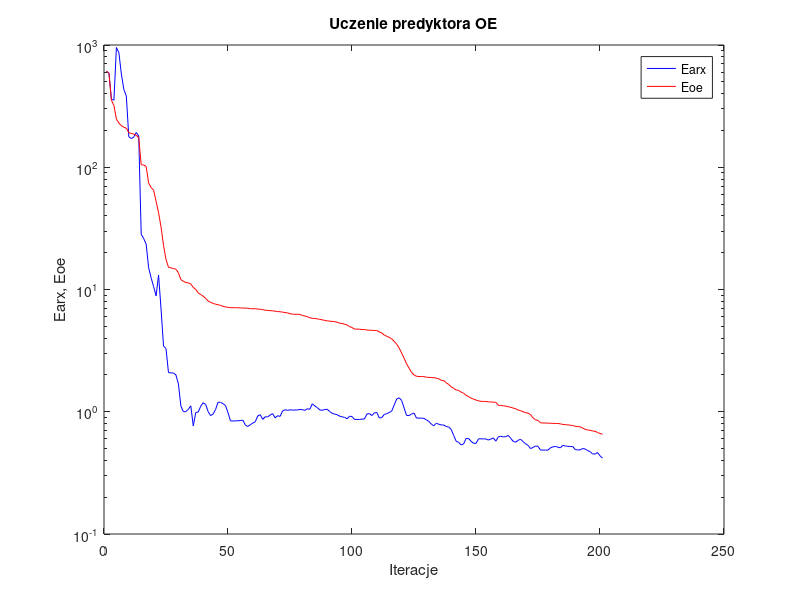
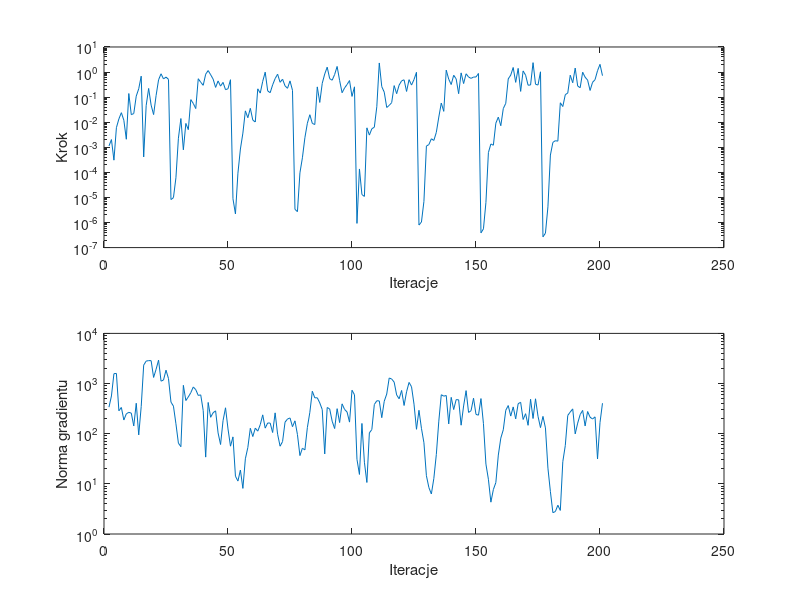

Source code (MATLAB) for these figures, in order:
%uczenie predyktora oe
clear all;
n=0; farx(n+1)=6.105054e+002; foe(n+1)=6.107995e+002; wspucz(n+1)=0.000000e+000; ng(n+1)=0.000000e+000;
%odnowa zmiennej metryki
n=1; farx(n+1)=5.878980e+002; foe(n+1)=5.863801e+002; krok(n+1)=1.126296e-003; ng(n+1)=3.377841e+002;
n=2; farx(n+1)=3.590455e+002; foe(n+1)=3.520922e+002; krok(n+1)=2.032662e-003; ng(n+1)=5.655827e+002;
n=3; farx(n+1)=3.541144e+002; foe(n+1)=3.200073e+002; krok(n+1)=3.067151e-004; ng(n+1)=1.572648e+003;
n=4; farx(n+1)=9.542206e+002; foe(n+1)=2.473857e+002; krok(n+1)=6.042575e-003; ng(n+1)=1.590232e+003;
n=5; farx(n+1)=8.652483e+002; foe(n+1)=2.298827e+002; krok(n+1)=1.352965e-002; ng(n+1)=2.863434e+002;
n=6; farx(n+1)=5.790506e+002; foe(n+1)=2.188816e+002; krok(n+1)=2.398987e-002; ng(n+1)=3.334691e+002;
n=7; farx(n+1)=4.333472e+002; foe(n+1)=2.123389e+002; krok(n+1)=1.199953e-002; ng(n+1)=1.874678e+002;
n=8; farx(n+1)=3.823862e+002; foe(n+1)=2.086949e+002; krok(n+1)=2.092139e-003; ng(n+1)=2.491007e+002;
n=9; farx(n+1)=1.776363e+002; foe(n+1)=1.917972e+002; krok(n+1)=1.392689e-001; ng(n+1)=2.667026e+002;
n=10; farx(n+1)=1.715314e+002; foe(n+1)=1.890543e+002; krok(n+1)=2.000182e-002; ng(n+1)=2.573374e+002;
n=11; farx(n+1)=1.768880e+002; foe(n+1)=1.868123e+002; krok(n+1)=2.219272e-002; ng(n+1)=1.425786e+002;
n=12; farx(n+1)=1.925952e+002; foe(n+1)=1.827248e+002; krok(n+1)=1.096649e-001; ng(n+1)=4.047151e+002;
n=13; farx(n+1)=1.803952e+002; foe(n+1)=1.744653e+002; krok(n+1)=2.153023e-001; ng(n+1)=9.465928e+001;
n=14; farx(n+1)=2.836013e+001; foe(n+1)=1.048872e+002; krok(n+1)=6.857223e-001; ng(n+1)=3.477914e+002;
n=15; farx(n+1)=2.608659e+001; foe(n+1)=1.043199e+002; krok(n+1)=4.129769e-004; ng(n+1)=2.329273e+003;
n=16; farx(n+1)=2.351734e+001; foe(n+1)=1.014441e+002; krok(n+1)=4.568872e-002; ng(n+1)=2.802579e+003;
n=17; farx(n+1)=1.505612e+001; foe(n+1)=7.413712e+001; krok(n+1)=2.223238e-001; ng(n+1)=2.866063e+003;
n=18; farx(n+1)=1.244952e+001; foe(n+1)=6.817113e+001; krok(n+1)=4.797973e-002; ng(n+1)=2.860148e+003;
n=19; farx(n+1)=1.058254e+001; foe(n+1)=6.497219e+001; krok(n+1)=2.015462e-002; ng(n+1)=1.323614e+003;
n=20; farx(n+1)=8.869135e+000; foe(n+1)=5.266950e+001; krok(n+1)=1.150658e-001; ng(n+1)=1.922560e+003;
n=21; farx(n+1)=1.312114e+001; foe(n+1)=4.249719e+001; krok(n+1)=4.907389e-001; ng(n+1)=2.931484e+003;
n=22; farx(n+1)=6.932695e+000; foe(n+1)=3.244179e+001; krok(n+1)=8.536620e-001; ng(n+1)=1.115419e+003;
n=23; farx(n+1)=3.446361e+000; foe(n+1)=2.298983e+001; krok(n+1)=5.312625e-001; ng(n+1)=1.176958e+003;
n=24; farx(n+1)=3.286623e+000; foe(n+1)=1.761799e+001; krok(n+1)=6.305900e-001; ng(n+1)=1.846794e+003;
n=25; farx(n+1)=2.092396e+000; foe(n+1)=1.519802e+001; krok(n+1)=5.123155e-001; ng(n+1)=1.259465e+003;
%odnowa zmiennej metryki
n=26; farx(n+1)=2.077137e+000; foe(n+1)=1.502502e+001; krok(n+1)=8.245016e-006; ng(n+1)=4.267257e+002;
n=27; farx(n+1)=2.077307e+000; foe(n+1)=1.484172e+001; krok(n+1)=9.808732e-006; ng(n+1)=3.542803e+002;
n=28; farx(n+1)=2.001565e+000; foe(n+1)=1.465243e+001; krok(n+1)=6.094597e-005; ng(n+1)=1.578895e+002;
n=29; farx(n+1)=1.691113e+000; foe(n+1)=1.370429e+001; krok(n+1)=2.293321e-003; ng(n+1)=6.484800e+001;
n=30; farx(n+1)=1.112340e+000; foe(n+1)=1.204222e+001; krok(n+1)=1.401574e-002; ng(n+1)=5.508406e+001;
n=31; farx(n+1)=1.000801e+000; foe(n+1)=1.167504e+001; krok(n+1)=7.941269e-004; ng(n+1)=9.219167e+002;
n=32; farx(n+1)=1.003782e+000; foe(n+1)=1.140699e+001; krok(n+1)=8.948186e-003; ng(n+1)=4.583859e+002;
n=33; farx(n+1)=1.046543e+000; foe(n+1)=1.132862e+001; krok(n+1)=5.062842e-003; ng(n+1)=5.420081e+002;
n=34; farx(n+1)=1.117989e+000; foe(n+1)=1.110028e+001; krok(n+1)=7.959957e-002; ng(n+1)=6.571323e+002;
n=35; farx(n+1)=7.648016e-001; foe(n+1)=1.041015e+001; krok(n+1)=5.606295e-002; ng(n+1)=8.553273e+002;
n=36; farx(n+1)=9.876338e-001; foe(n+1)=1.002480e+001; krok(n+1)=3.500452e-002; ng(n+1)=7.551224e+002;
n=37; farx(n+1)=9.950832e-001; foe(n+1)=9.360032e+000; krok(n+1)=5.422916e-001; ng(n+1)=5.793731e+002;
n=38; farx(n+1)=1.109685e+000; foe(n+1)=9.101043e+000; krok(n+1)=3.923690e-001; ng(n+1)=5.943712e+002;
n=39; farx(n+1)=1.185676e+000; foe(n+1)=8.805500e+000; krok(n+1)=2.965759e-001; ng(n+1)=2.901051e+002;
n=40; farx(n+1)=1.146628e+000; foe(n+1)=8.464103e+000; krok(n+1)=8.231292e-001; ng(n+1)=3.413158e+001;
n=41; farx(n+1)=1.001390e+000; foe(n+1)=8.037113e+000; krok(n+1)=1.147757e+000; ng(n+1)=4.197583e+002;
n=42; farx(n+1)=9.294008e-001; foe(n+1)=7.859142e+000; krok(n+1)=7.832156e-001; ng(n+1)=2.125049e+002;
n=43; farx(n+1)=9.586372e-001; foe(n+1)=7.692064e+000; krok(n+1)=5.235795e-001; ng(n+1)=2.619558e+002;
n=44; farx(n+1)=1.045422e+000; foe(n+1)=7.585904e+000; krok(n+1)=2.442288e-001; ng(n+1)=2.855506e+002;
n=45; farx(n+1)=1.199060e+000; foe(n+1)=7.491045e+000; krok(n+1)=4.423764e-001; ng(n+1)=1.037076e+002;
n=46; farx(n+1)=1.192859e+000; foe(n+1)=7.426156e+000; krok(n+1)=2.745822e-001; ng(n+1)=6.086137e+001;
n=47; farx(n+1)=1.163646e+000; foe(n+1)=7.274473e+000; krok(n+1)=3.874329e-001; ng(n+1)=1.822745e+002;
n=48; farx(n+1)=1.123998e+000; foe(n+1)=7.201529e+000; krok(n+1)=1.981558e-001; ng(n+1)=3.284168e+002;
n=49; farx(n+1)=9.837947e-001; foe(n+1)=7.150137e+000; krok(n+1)=2.161212e-001; ng(n+1)=1.244199e+002;
n=50; farx(n+1)=8.408946e-001; foe(n+1)=7.102332e+000; krok(n+1)=4.954511e-001; ng(n+1)=5.638485e+001;
%odnowa zmiennej metryki
n=51; farx(n+1)=8.409531e-001; foe(n+1)=7.095874e+000; krok(n+1)=8.879922e-006; ng(n+1)=8.640807e+001;
n=52; farx(n+1)=8.410550e-001; foe(n+1)=7.095784e+000; krok(n+1)=2.207467e-006; ng(n+1)=1.420391e+001;
n=53; farx(n+1)=8.437491e-001; foe(n+1)=7.094534e+000; krok(n+1)=9.290537e-005; ng(n+1)=1.136174e+001;
n=54; farx(n+1)=8.474031e-001; foe(n+1)=7.065777e+000; krok(n+1)=8.540993e-004; ng(n+1)=1.886383e+001;
n=55; farx(n+1)=8.530929e-001; foe(n+1)=7.052597e+000; krok(n+1)=3.671029e-003; ng(n+1)=8.121671e+000;
n=56; farx(n+1)=7.774958e-001; foe(n+1)=7.040966e+000; krok(n+1)=2.835564e-002; ng(n+1)=3.159736e+001;
n=57; farx(n+1)=7.580725e-001; foe(n+1)=7.029196e+000; krok(n+1)=1.511435e-002; ng(n+1)=5.312649e+001;
n=58; farx(n+1)=7.834893e-001; foe(n+1)=6.969192e+000; krok(n+1)=3.578637e-002; ng(n+1)=1.283330e+002;
n=59; farx(n+1)=8.086234e-001; foe(n+1)=6.965669e+000; krok(n+1)=1.214360e-002; ng(n+1)=8.775241e+001;
n=60; farx(n+1)=8.281698e-001; foe(n+1)=6.959749e+000; krok(n+1)=1.019133e-002; ng(n+1)=1.290554e+002;
n=61; farx(n+1)=9.253234e-001; foe(n+1)=6.919456e+000; krok(n+1)=2.143812e-001; ng(n+1)=1.124356e+002;
n=62; farx(n+1)=9.454179e-001; foe(n+1)=6.892896e+000; krok(n+1)=1.448088e-001; ng(n+1)=1.513875e+002;
n=63; farx(n+1)=8.661343e-001; foe(n+1)=6.846748e+000; krok(n+1)=4.275922e-001; ng(n+1)=2.375171e+002;
n=64; farx(n+1)=9.101948e-001; foe(n+1)=6.766945e+000; krok(n+1)=9.903562e-001; ng(n+1)=1.292325e+002;
n=65; farx(n+1)=9.070442e-001; foe(n+1)=6.744968e+000; krok(n+1)=1.775417e-001; ng(n+1)=1.634350e+002;
n=66; farx(n+1)=9.397437e-001; foe(n+1)=6.713100e+000; krok(n+1)=1.501755e-001; ng(n+1)=1.628635e+002;
n=67; farx(n+1)=9.649386e-001; foe(n+1)=6.695482e+000; krok(n+1)=3.091015e-001; ng(n+1)=1.055602e+002;
n=68; farx(n+1)=8.914022e-001; foe(n+1)=6.643125e+000; krok(n+1)=5.491644e-001; ng(n+1)=2.603455e+002;
n=69; farx(n+1)=9.282005e-001; foe(n+1)=6.600592e+000; krok(n+1)=8.209742e-001; ng(n+1)=9.764039e+001;
n=70; farx(n+1)=9.161708e-001; foe(n+1)=6.576010e+000; krok(n+1)=3.903951e-001; ng(n+1)=5.632703e+001;
n=71; farx(n+1)=1.014170e+000; foe(n+1)=6.532310e+000; krok(n+1)=5.203615e-001; ng(n+1)=6.968229e+001;
n=72; farx(n+1)=1.038774e+000; foe(n+1)=6.474722e+000; krok(n+1)=2.818076e-001; ng(n+1)=1.699373e+002;
n=73; farx(n+1)=1.026749e+000; foe(n+1)=6.438805e+000; krok(n+1)=2.250273e-001; ng(n+1)=1.963438e+002;
n=74; farx(n+1)=1.037637e+000; foe(n+1)=6.345499e+000; krok(n+1)=4.448216e-001; ng(n+1)=2.061944e+002;
n=75; farx(n+1)=1.031691e+000; foe(n+1)=6.282002e+000; krok(n+1)=1.871892e-001; ng(n+1)=1.380064e+002;
%odnowa zmiennej metryki
n=76; farx(n+1)=1.032673e+000; foe(n+1)=6.271309e+000; krok(n+1)=3.361876e-006; ng(n+1)=1.805071e+002;
n=77; farx(n+1)=1.034279e+000; foe(n+1)=6.268107e+000; krok(n+1)=2.712137e-006; ng(n+1)=9.602069e+001;
n=78; farx(n+1)=1.044604e+000; foe(n+1)=6.255710e+000; krok(n+1)=9.579321e-005; ng(n+1)=3.660254e+001;
n=79; farx(n+1)=1.039566e+000; foe(n+1)=6.121954e+000; krok(n+1)=3.812452e-004; ng(n+1)=5.130597e+001;
n=80; farx(n+1)=1.026180e+000; foe(n+1)=6.076810e+000; krok(n+1)=2.400181e-003; ng(n+1)=4.754111e+001;
n=81; farx(n+1)=1.058097e+000; foe(n+1)=5.985648e+000; krok(n+1)=9.096510e-003; ng(n+1)=1.324677e+002;
n=82; farx(n+1)=1.047687e+000; foe(n+1)=5.879719e+000; krok(n+1)=1.989989e-002; ng(n+1)=2.668893e+002;
n=83; farx(n+1)=1.161689e+000; foe(n+1)=5.805337e+000; krok(n+1)=8.966852e-003; ng(n+1)=7.025342e+002;
n=84; farx(n+1)=1.115100e+000; foe(n+1)=5.801630e+000; krok(n+1)=8.076021e-003; ng(n+1)=5.187590e+002;
n=85; farx(n+1)=1.082132e+000; foe(n+1)=5.748121e+000; krok(n+1)=2.563063e-001; ng(n+1)=5.199224e+002;
n=86; farx(n+1)=1.035536e+000; foe(n+1)=5.698360e+000; krok(n+1)=6.144187e-002; ng(n+1)=4.114373e+002;
n=87; farx(n+1)=1.026528e+000; foe(n+1)=5.649387e+000; krok(n+1)=3.556863e-001; ng(n+1)=3.030971e+002;
n=88; farx(n+1)=1.044875e+000; foe(n+1)=5.587334e+000; krok(n+1)=8.354052e-001; ng(n+1)=3.947155e+001;
n=89; farx(n+1)=1.046827e+000; foe(n+1)=5.539396e+000; krok(n+1)=1.569476e+000; ng(n+1)=3.331357e+002;
n=90; farx(n+1)=1.005791e+000; foe(n+1)=5.511821e+000; krok(n+1)=5.450576e-001; ng(n+1)=3.116500e+002;
n=91; farx(n+1)=9.704579e-001; foe(n+1)=5.484304e+000; krok(n+1)=4.726961e-001; ng(n+1)=1.774844e+002;
n=92; farx(n+1)=9.575653e-001; foe(n+1)=5.461799e+000; krok(n+1)=8.006244e-001; ng(n+1)=1.266714e+002;
n=93; farx(n+1)=9.461885e-001; foe(n+1)=5.394904e+000; krok(n+1)=1.675028e+000; ng(n+1)=3.154594e+002;
n=94; farx(n+1)=9.202700e-001; foe(n+1)=5.306243e+000; krok(n+1)=4.641165e-001; ng(n+1)=1.667252e+002;
n=95; farx(n+1)=9.080512e-001; foe(n+1)=5.274569e+000; krok(n+1)=1.500061e-001; ng(n+1)=3.936536e+002;
n=96; farx(n+1)=9.002210e-001; foe(n+1)=5.204526e+000; krok(n+1)=2.320583e-001; ng(n+1)=3.051130e+002;
n=97; farx(n+1)=8.755536e-001; foe(n+1)=5.130026e+000; krok(n+1)=3.183983e-001; ng(n+1)=2.715748e+002;
n=98; farx(n+1)=9.190497e-001; foe(n+1)=4.967625e+000; krok(n+1)=4.584092e-001; ng(n+1)=1.702523e+002;
n=99; farx(n+1)=9.142658e-001; foe(n+1)=4.890808e+000; krok(n+1)=1.068981e-001; ng(n+1)=7.348250e+002;
n=100; farx(n+1)=8.654820e-001; foe(n+1)=4.743009e+000; krok(n+1)=2.577175e-001; ng(n+1)=5.982400e+002;
%odnowa zmiennej metryki
n=101; farx(n+1)=8.655032e-001; foe(n+1)=4.742836e+000; krok(n+1)=9.226703e-007; ng(n+1)=3.079869e+001;
n=102; farx(n+1)=8.653690e-001; foe(n+1)=4.736601e+000; krok(n+1)=1.366331e-004; ng(n+1)=1.539623e+001;
n=103; farx(n+1)=8.701038e-001; foe(n+1)=4.703430e+000; krok(n+1)=1.302585e-005; ng(n+1)=1.601214e+002;
n=104; farx(n+1)=8.724048e-001; foe(n+1)=4.702548e+000; krok(n+1)=1.100843e-005; ng(n+1)=2.697378e+001;
n=105; farx(n+1)=9.587853e-001; foe(n+1)=4.656980e+000; krok(n+1)=5.967206e-003; ng(n+1)=1.065348e+001;
n=106; farx(n+1)=9.664539e-001; foe(n+1)=4.648894e+000; krok(n+1)=3.065383e-003; ng(n+1)=1.038261e+002;
n=107; farx(n+1)=9.311955e-001; foe(n+1)=4.630393e+000; krok(n+1)=5.485375e-003; ng(n+1)=1.208258e+002;
n=108; farx(n+1)=9.788019e-001; foe(n+1)=4.625872e+000; krok(n+1)=6.324208e-003; ng(n+1)=3.821618e+002;
n=109; farx(n+1)=9.872192e-001; foe(n+1)=4.615216e+000; krok(n+1)=4.134280e-002; ng(n+1)=4.534808e+002;
n=110; farx(n+1)=8.892647e-001; foe(n+1)=4.497032e+000; krok(n+1)=2.306654e+000; ng(n+1)=4.505803e+002;
n=111; farx(n+1)=8.968506e-001; foe(n+1)=4.410402e+000; krok(n+1)=2.624788e-001; ng(n+1)=2.086901e+002;
n=112; farx(n+1)=9.508314e-001; foe(n+1)=4.239152e+000; krok(n+1)=1.580303e-001; ng(n+1)=4.438194e+002;
n=113; farx(n+1)=9.642482e-001; foe(n+1)=4.144368e+000; krok(n+1)=3.873324e-002; ng(n+1)=6.173758e+002;
n=114; farx(n+1)=9.860084e-001; foe(n+1)=4.057353e+000; krok(n+1)=4.681906e-002; ng(n+1)=1.291080e+003;
n=115; farx(n+1)=1.012722e+000; foe(n+1)=3.952447e+000; krok(n+1)=6.046686e-002; ng(n+1)=1.231358e+003;
n=116; farx(n+1)=1.132786e+000; foe(n+1)=3.765932e+000; krok(n+1)=2.883317e-001; ng(n+1)=1.067522e+003;
n=117; farx(n+1)=1.270010e+000; foe(n+1)=3.578500e+000; krok(n+1)=1.372911e-001; ng(n+1)=5.926543e+002;
n=118; farx(n+1)=1.300393e+000; foe(n+1)=3.325424e+000; krok(n+1)=3.025518e-001; ng(n+1)=4.969910e+002;
n=119; farx(n+1)=1.237802e+000; foe(n+1)=3.023061e+000; krok(n+1)=4.461084e-001; ng(n+1)=7.281712e+002;
n=120; farx(n+1)=1.074096e+000; foe(n+1)=2.746681e+000; krok(n+1)=4.915350e-001; ng(n+1)=3.651417e+002;
n=121; farx(n+1)=9.326935e-001; foe(n+1)=2.470692e+000; krok(n+1)=1.686145e-001; ng(n+1)=6.846937e+002;
n=122; farx(n+1)=9.310483e-001; foe(n+1)=2.274136e+000; krok(n+1)=4.977875e-001; ng(n+1)=1.052494e+003;
n=123; farx(n+1)=9.576116e-001; foe(n+1)=2.100690e+000; krok(n+1)=3.029139e-001; ng(n+1)=8.630810e+002;
n=124; farx(n+1)=9.769858e-001; foe(n+1)=2.001558e+000; krok(n+1)=5.030621e-001; ng(n+1)=3.885137e+002;
n=125; farx(n+1)=8.875424e-001; foe(n+1)=1.950069e+000; krok(n+1)=9.769152e-001; ng(n+1)=1.224356e+002;
%odnowa zmiennej metryki
n=126; farx(n+1)=8.872904e-001; foe(n+1)=1.943104e+000; krok(n+1)=7.925543e-007; ng(n+1)=2.931865e+002;
n=127; farx(n+1)=8.865924e-001; foe(n+1)=1.940947e+000; krok(n+1)=1.047448e-006; ng(n+1)=1.278942e+002;
n=128; farx(n+1)=8.826869e-001; foe(n+1)=1.937593e+000; krok(n+1)=6.948457e-006; ng(n+1)=6.605965e+001;
n=129; farx(n+1)=8.590318e-001; foe(n+1)=1.916561e+000; krok(n+1)=1.119612e-003; ng(n+1)=1.453147e+001;
n=130; farx(n+1)=8.331021e-001; foe(n+1)=1.910151e+000; krok(n+1)=1.282071e-003; ng(n+1)=8.436890e+000;
n=131; farx(n+1)=7.910748e-001; foe(n+1)=1.904350e+000; krok(n+1)=2.186130e-003; ng(n+1)=6.280227e+000;
n=132; farx(n+1)=7.681353e-001; foe(n+1)=1.898627e+000; krok(n+1)=1.874199e-003; ng(n+1)=1.284821e+001;
n=133; farx(n+1)=8.058886e-001; foe(n+1)=1.882480e+000; krok(n+1)=3.941672e-003; ng(n+1)=3.846498e+001;
n=134; farx(n+1)=7.903065e-001; foe(n+1)=1.858990e+000; krok(n+1)=1.604627e-002; ng(n+1)=1.778885e+002;
n=135; farx(n+1)=7.805628e-001; foe(n+1)=1.808570e+000; krok(n+1)=5.801457e-002; ng(n+1)=5.985872e+002;
n=136; farx(n+1)=7.785340e-001; foe(n+1)=1.799180e+000; krok(n+1)=2.710756e-002; ng(n+1)=5.602258e+002;
n=137; farx(n+1)=7.569965e-001; foe(n+1)=1.725901e+000; krok(n+1)=1.194064e+000; ng(n+1)=5.778104e+002;
n=138; farx(n+1)=7.500257e-001; foe(n+1)=1.671723e+000; krok(n+1)=5.191100e-001; ng(n+1)=1.566302e+002;
n=139; farx(n+1)=7.175006e-001; foe(n+1)=1.596985e+000; krok(n+1)=3.183983e-001; ng(n+1)=5.305167e+002;
n=140; farx(n+1)=6.396837e-001; foe(n+1)=1.552937e+000; krok(n+1)=7.461831e-001; ng(n+1)=3.030128e+002;
n=141; farx(n+1)=5.738266e-001; foe(n+1)=1.507568e+000; krok(n+1)=5.343541e-001; ng(n+1)=4.782453e+002;
n=142; farx(n+1)=5.614489e-001; foe(n+1)=1.495538e+000; krok(n+1)=1.372747e-001; ng(n+1)=4.739126e+002;
n=143; farx(n+1)=5.355968e-001; foe(n+1)=1.445966e+000; krok(n+1)=9.282331e-001; ng(n+1)=1.477062e+002;
n=144; farx(n+1)=5.449592e-001; foe(n+1)=1.415649e+000; krok(n+1)=3.477470e-001; ng(n+1)=3.572691e+002;
n=145; farx(n+1)=6.041433e-001; foe(n+1)=1.364121e+000; krok(n+1)=8.536620e-001; ng(n+1)=7.226795e+002;
n=146; farx(n+1)=6.054992e-001; foe(n+1)=1.330191e+000; krok(n+1)=6.340524e-001; ng(n+1)=2.654997e+002;
n=147; farx(n+1)=5.729739e-001; foe(n+1)=1.292074e+000; krok(n+1)=5.600723e-001; ng(n+1)=2.871993e+002;
n=148; farx(n+1)=5.525606e-001; foe(n+1)=1.270443e+000; krok(n+1)=6.317991e-001; ng(n+1)=5.099291e+002;
n=149; farx(n+1)=5.509829e-001; foe(n+1)=1.246218e+000; krok(n+1)=6.367965e-001; ng(n+1)=2.421382e+002;
n=150; farx(n+1)=6.006021e-001; foe(n+1)=1.226848e+000; krok(n+1)=8.773192e-001; ng(n+1)=2.341318e+002;
%odnowa zmiennej metryki
n=151; farx(n+1)=6.002840e-001; foe(n+1)=1.216817e+000; krok(n+1)=3.860156e-007; ng(n+1)=5.017415e+002;
n=152; farx(n+1)=6.001690e-001; foe(n+1)=1.214716e+000; krok(n+1)=5.600019e-007; ng(n+1)=1.587088e+002;
n=153; farx(n+1)=5.988098e-001; foe(n+1)=1.214138e+000; krok(n+1)=6.300572e-006; ng(n+1)=2.473937e+001;
n=154; farx(n+1)=5.869788e-001; foe(n+1)=1.204587e+000; krok(n+1)=6.145526e-004; ng(n+1)=1.233979e+001;
n=155; farx(n+1)=5.977112e-001; foe(n+1)=1.201834e+000; krok(n+1)=1.358387e-003; ng(n+1)=4.313931e+000;
n=156; farx(n+1)=6.106297e-001; foe(n+1)=1.199319e+000; krok(n+1)=1.207660e-003; ng(n+1)=7.696368e+000;
n=157; farx(n+1)=5.746929e-001; foe(n+1)=1.192986e+000; krok(n+1)=9.146433e-003; ng(n+1)=1.060644e+001;
n=158; farx(n+1)=6.236090e-001; foe(n+1)=1.129694e+000; krok(n+1)=1.596002e-002; ng(n+1)=3.749424e+001;
n=159; farx(n+1)=6.298400e-001; foe(n+1)=1.124772e+000; krok(n+1)=7.251821e-003; ng(n+1)=8.171291e+001;
n=160; farx(n+1)=6.231064e-001; foe(n+1)=1.118198e+000; krok(n+1)=3.500452e-002; ng(n+1)=1.197748e+002;
n=161; farx(n+1)=6.254120e-001; foe(n+1)=1.112657e+000; krok(n+1)=5.671128e-002; ng(n+1)=2.928475e+002;
n=162; farx(n+1)=6.402015e-001; foe(n+1)=1.098555e+000; krok(n+1)=5.355876e-001; ng(n+1)=3.639762e+002;
n=163; farx(n+1)=6.060951e-001; foe(n+1)=1.088565e+000; krok(n+1)=7.545111e-001; ng(n+1)=2.244704e+002;
n=164; farx(n+1)=5.721108e-001; foe(n+1)=1.071473e+000; krok(n+1)=1.522431e+000; ng(n+1)=3.419650e+002;
n=165; farx(n+1)=5.638895e-001; foe(n+1)=1.058378e+000; krok(n+1)=3.881773e-001; ng(n+1)=1.976956e+002;
n=166; farx(n+1)=5.848364e-001; foe(n+1)=1.032531e+000; krok(n+1)=1.402391e+000; ng(n+1)=3.968083e+002;
n=167; farx(n+1)=5.952077e-001; foe(n+1)=1.021893e+000; krok(n+1)=1.694433e-001; ng(n+1)=4.225247e+002;
n=168; farx(n+1)=5.690478e-001; foe(n+1)=9.987032e-001; krok(n+1)=1.110032e+000; ng(n+1)=1.918479e+002;
n=169; farx(n+1)=5.469187e-001; foe(n+1)=9.835670e-001; krok(n+1)=7.487569e-001; ng(n+1)=2.505256e+002;
n=170; farx(n+1)=5.308820e-001; foe(n+1)=9.739439e-001; krok(n+1)=2.991387e-001; ng(n+1)=1.469703e+002;
n=171; farx(n+1)=4.993951e-001; foe(n+1)=9.471953e-001; krok(n+1)=3.054682e-001; ng(n+1)=4.863093e+002;
n=172; farx(n+1)=5.108070e-001; foe(n+1)=8.913070e-001; krok(n+1)=2.372607e+000; ng(n+1)=2.009345e+002;
n=173; farx(n+1)=5.241629e-001; foe(n+1)=8.581501e-001; krok(n+1)=3.261226e-001; ng(n+1)=4.965831e+002;
n=174; farx(n+1)=5.210384e-001; foe(n+1)=8.493062e-001; krok(n+1)=3.032584e-001; ng(n+1)=2.223504e+002;
n=175; farx(n+1)=4.860156e-001; foe(n+1)=8.122942e-001; krok(n+1)=1.024434e+000; ng(n+1)=1.321442e+002;
%odnowa zmiennej metryki
n=176; farx(n+1)=4.859762e-001; foe(n+1)=8.092215e-001; krok(n+1)=2.687527e-007; ng(n+1)=2.213869e+002;
n=177; farx(n+1)=4.859281e-001; foe(n+1)=8.084524e-001; krok(n+1)=3.753660e-007; ng(n+1)=1.305232e+002;
n=178; farx(n+1)=4.853050e-001; foe(n+1)=8.082178e-001; krok(n+1)=4.211819e-006; ng(n+1)=2.056020e+001;
n=179; farx(n+1)=5.067088e-001; foe(n+1)=8.047722e-001; krok(n+1)=4.912482e-004; ng(n+1)=6.983794e+000;
n=180; farx(n+1)=5.156410e-001; foe(n+1)=8.037255e-001; krok(n+1)=1.570905e-003; ng(n+1)=2.663717e+000;
n=181; farx(n+1)=5.208082e-001; foe(n+1)=8.020335e-001; krok(n+1)=1.830478e-003; ng(n+1)=2.802866e+000;
n=182; farx(n+1)=5.132886e-001; foe(n+1)=8.015897e-001; krok(n+1)=1.758026e-003; ng(n+1)=3.746026e+000;
n=183; farx(n+1)=5.072015e-001; foe(n+1)=7.963275e-001; krok(n+1)=5.955282e-002; ng(n+1)=2.954074e+000;
n=184; farx(n+1)=5.315119e-001; foe(n+1)=7.878099e-001; krok(n+1)=4.215364e-002; ng(n+1)=2.766330e+001;
n=185; farx(n+1)=5.246963e-001; foe(n+1)=7.842192e-001; krok(n+1)=1.251841e-001; ng(n+1)=5.794038e+001;
n=186; farx(n+1)=5.216922e-001; foe(n+1)=7.813207e-001; krok(n+1)=1.465272e-001; ng(n+1)=2.316322e+002;
n=187; farx(n+1)=5.194436e-001; foe(n+1)=7.758142e-001; krok(n+1)=7.491049e-001; ng(n+1)=2.703188e+002;
n=188; farx(n+1)=5.197383e-001; foe(n+1)=7.726496e-001; krok(n+1)=3.743784e-001; ng(n+1)=3.122491e+002;
n=189; farx(n+1)=4.908277e-001; foe(n+1)=7.609601e-001; krok(n+1)=1.443163e+000; ng(n+1)=9.917064e+001;
n=190; farx(n+1)=4.868077e-001; foe(n+1)=7.568417e-001; krok(n+1)=2.767350e-001; ng(n+1)=1.625675e+002;
n=191; farx(n+1)=4.885217e-001; foe(n+1)=7.532377e-001; krok(n+1)=2.378132e-001; ng(n+1)=2.407273e+002;
n=192; farx(n+1)=5.005011e-001; foe(n+1)=7.360227e-001; krok(n+1)=9.870098e-001; ng(n+1)=2.914186e+002;
n=193; farx(n+1)=4.960861e-001; foe(n+1)=7.180366e-001; krok(n+1)=6.236201e-001; ng(n+1)=1.426280e+002;
n=194; farx(n+1)=4.809420e-001; foe(n+1)=7.091027e-001; krok(n+1)=4.788369e-001; ng(n+1)=2.768120e+002;
n=195; farx(n+1)=4.721891e-001; foe(n+1)=7.055359e-001; krok(n+1)=1.846634e-001; ng(n+1)=2.132180e+002;
n=196; farx(n+1)=4.521139e-001; foe(n+1)=6.966131e-001; krok(n+1)=3.904377e-001; ng(n+1)=1.962435e+002;
n=197; farx(n+1)=4.503855e-001; foe(n+1)=6.921692e-001; krok(n+1)=4.964909e-001; ng(n+1)=2.167571e+002;
n=198; farx(n+1)=4.636679e-001; foe(n+1)=6.764246e-001; krok(n+1)=1.131462e+000; ng(n+1)=3.132727e+001;
n=199; farx(n+1)=4.364183e-001; foe(n+1)=6.642785e-001; krok(n+1)=2.030645e+000; ng(n+1)=1.665893e+002;
n=200; farx(n+1)=4.171576e-001; foe(n+1)=6.546746e-001; krok(n+1)=7.178655e-001; ng(n+1)=4.053717e+002;

figure; semilogy(farx,'b'); hold on; semilogy(foe,'r'); xlabel('Iteracje'); ylabel('Earx, Eoe'); legend('Earx','Eoe'); title('Uczenie predyktora OE');
figure; subplot(2,1,1); semilogy(krok); xlabel('Iteracje'); ylabel('Krok');
subplot(2,1,2); semilogy(ng); xlabel('Iteracje'); ylabel('Norma gradientu');
Earx=farx(n+1)
Eoe=foe(n+1)
